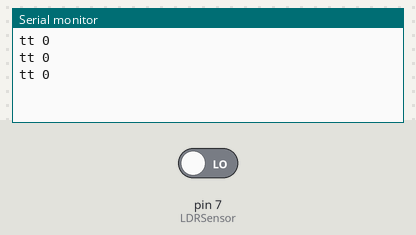
Bench run of a sketch on a simulated Arduino Uno, built with avr-gcc and run on an emulated ATmega328P. Parts: the last lines printed to the serial monitor. Inputs (shaded band) come from the test bench; at power-on: pin 7 (LDRSensor) LOW.

Above: at 2.8 s.
2.9 s: pin 7 (LDRSensor) driven HIGH
At 3.3 s:
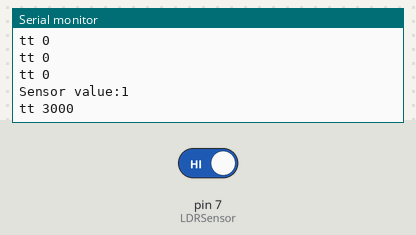
4.5 s: pin 7 (LDRSensor) driven LOW
At 5.4 s:
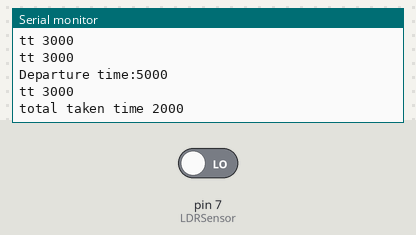

Measured:
- after the input at 2.9 s, the serial monitor: prints a new line after 0.10 s (image 1)
- after the input at 4.5 s, the serial monitor: prints a new line after 0.50 s (image 2)

The sketch:

ldr.ino
```cpp
// https://forum.arduino.cc/t/speed-measurement-with-2-ldr-sensors-help/537046
// https://forum.arduino.cc/t/calculate-distance-of-light-source-with-voltage-changes-of-analog-input-with-ldr/521967/6
//

int LDRSensor = 7;

int ldrflag1 = 0, ldrflag2 = 0;
// the most first time that a car passes throught the ldr and stay some time then departure it
long int first_arrival_time, arrival_time;
long int first_departure_time;

double distance; // distance between the two sensors

void setup()
 {
  //Initialize Sensor (pin2) as an INPUT.
  pinMode (LDRSensor, INPUT);
  //Define baud rate for serial communication
  Serial.begin (9600);

 }

void loop()
 {
  //Read Digital output value from sensor using digitalRead()function
  int Sensordata = digitalRead (LDRSensor);
  //Print the sensor value on your serial monitor window

  readSensorValOnce(Sensordata);
  Serial.print("tt ");
  Serial.println(first_arrival_time);
//  readSensorValEachArrival(Sensordata);
  if (ldrflag2){
    Serial.print("total taken time ");
    Serial.println(first_departure_time - first_arrival_time);
  }

  //Delay for 1 second to get clear output on the serial monitor
  delay(1000);
 }

 void readSensorValOnce(int data){
  if (data && !ldrflag1) {
  first_arrival_time = millis();
  Serial.print("Sensor value:");
  Serial.println(data);
  ldrflag1 = 1;
  }
  if ( !data && first_arrival_time !=0 && !ldrflag2){
    first_departure_time = millis();
    Serial.print("Departure time:");
    Serial.println(first_departure_time);
    ldrflag2 = 1;
  }
 }

 void readSensorValEachArrival(int data){
  if (data) {
  arrival_time = millis();
  Serial.print("time value:");
  Serial.println(arrival_time);

  }
 }
```
